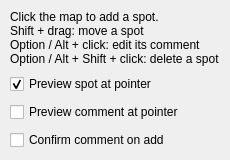
              <widget class="QWidget" name="tabWidgetPage1">
               <layout class="QVBoxLayout" name="layout_20">
                <property name="spacing">
                 <number>8</number>
                </property>
                <property name="leftMargin">
                 <number>10</number>
                </property>
                <property name="topMargin">
                 <number>10</number>
                </property>
                <property name="rightMargin">
                 <number>10</number>
                </property>
                <property name="bottomMargin">
                 <number>10</number>
                </property>
                <item>
                 <widget class="QLabel" name="Hint_Point">
                  <property name="text">
                   <string>Click the map to add a spot.
Shift + drag: move a spot
Option / Alt + click: edit its comment
Option / Alt + Shift + click: delete a spot</string>
                  </property>
                  <property name="wordWrap">
                   <bool>true</bool>
                  </property>
                  <property name="textFormat">
                   <enum>Qt::PlainText</enum>
                  </property>
                  <property name="textInteractionFlags">
                   <set>Qt::TextSelectableByMouse</set>
                  </property>
                 </widget>
                </item>
                <item>
                 <widget class="QCheckBox" name="Opt_Point_Preview">
                  <property name="checked">
                   <bool>true</bool>
                  </property>
                  <property name="text">
                   <string>Preview spot at pointer</string>
                  </property>
                 </widget>
                </item>
                <item>
                 <widget class="QCheckBox" name="Opt_Comment_Preview">
                  <property name="text">
                   <string>Preview comment at pointer</string>
                  </property>
                 </widget>
                </item>
                <item>
                 <widget class="QCheckBox" name="Opt_Comment_Popup">
                  <property name="text">
                   <string>Confirm comment on add</string>
                  </property>
                 </widget>
                </item>
               </layout>
               <attribute name="title">
                <string>Point</string>
               </attribute>
              </widget>
